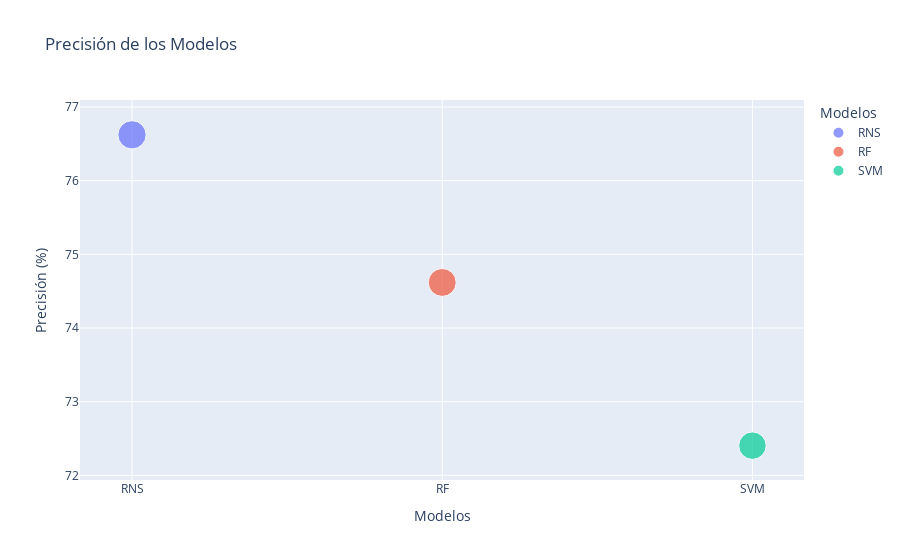

Notebook cell for this chart:
### Markdown cell above
<H2>Grafico Final</H2>

### Code cell
modelos = ['RF', 'SVM', 'RNS']
valores = [RF_score * 100, SVM_score * 100, RNS_accuracy * 100]

# Crear un DataFrame con los datos
wide_df = pd.DataFrame({
    'Modelos': modelos,
    'Precisión (%)': valores
})

wide_df = wide_df.sort_values(by='Precisión (%)', ascending=False)

# Crear el gráfico de barras
fig = px.scatter(wide_df, x='Modelos', y='Precisión (%)',color='Modelos', size='Precisión (%)',
             title="Precisión de los Modelos",
             labels={'Modelos': 'Modelos', 'Precisión (%)': 'Precisión (%)'})

# Mostrar el gráfico
fig.show()

### Figure 1 — Plotly figure (JSON) as saved in the notebook; plotly's stock layout.template omitted (floating-point values rounded to 4 significant figures)
{"data": [{"hovertemplate": "Modelos=%{x}<br>Precisión (%)=%{marker.size}<extra></extra>", "legendgroup": "RNS", "marker": {"color": "#636efa", "size": [76.62], "sizemode": "area", "sizeref": 0.1916, "symbol": "circle"}, "mode": "markers", "name": "RNS", "orientation": "v", "showlegend": true, "type": "scatter", "x": ["RNS"], "xaxis": "x", "y": [76.62], "yaxis": "y"}, {"hovertemplate": "Modelos=%{x}<br>Precisión (%)=%{marker.size}<extra></extra>", "legendgroup": "RF", "marker": {"color": "#EF553B", "size": [74.62], "sizemode": "area", "sizeref": 0.1916, "symbol": "circle"}, "mode": "markers", "name": "RF", "orientation": "v", "showlegend": true, "type": "scatter", "x": ["RF"], "xaxis": "x", "y": [74.62], "yaxis": "y"}, {"hovertemplate": "Modelos=%{x}<br>Precisión (%)=%{marker.size}<extra></extra>", "legendgroup": "SVM", "marker": {"color": "#00cc96", "size": [72.4], "sizemode": "area", "sizeref": 0.1916, "symbol": "circle"}, "mode": "markers", "name": "SVM", "orientation": "v", "showlegend": true, "type": "scatter", "x": ["SVM"], "xaxis": "x", "y": [72.4], "yaxis": "y"}], "layout": {"autosize": true, "legend": {"itemsizing": "constant", "title": {"text": "Modelos"}, "tracegroupgap": 0}, "title": {"text": "Precisión de los Modelos"}, "xaxis": {"anchor": "y", "autorange": true, "categoryarray": ["RNS", "RF", "SVM"], "categoryorder": "array", "domain": [0, 1], "range": [-0.1565, 2.155], "title": {"text": "Modelos"}, "type": "category"}, "yaxis": {"anchor": "x", "autorange": true, "domain": [0, 1], "range": [71.62, 77.42], "title": {"text": "Precisión (%)"}, "type": "linear"}}}
